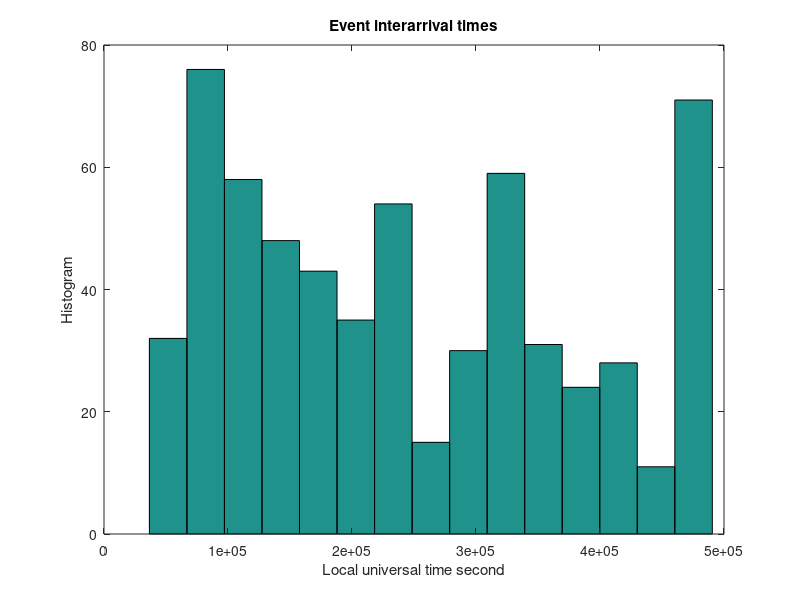
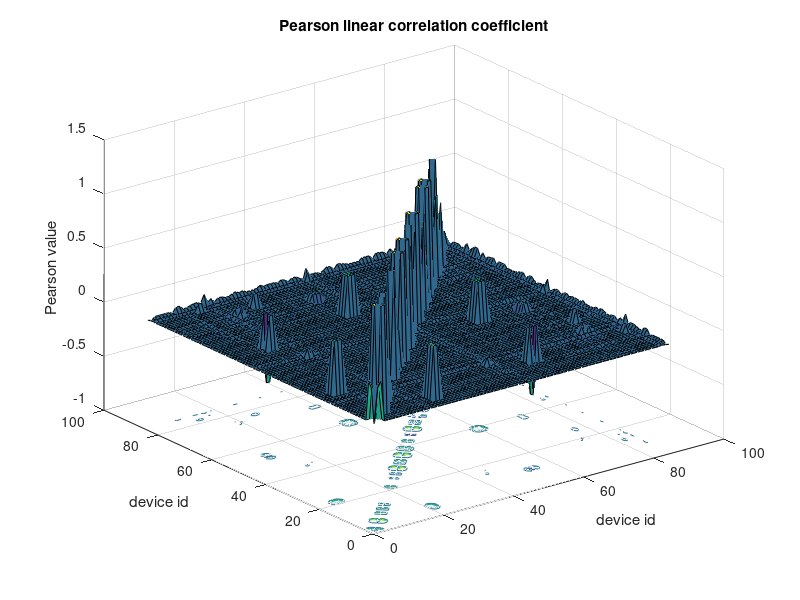
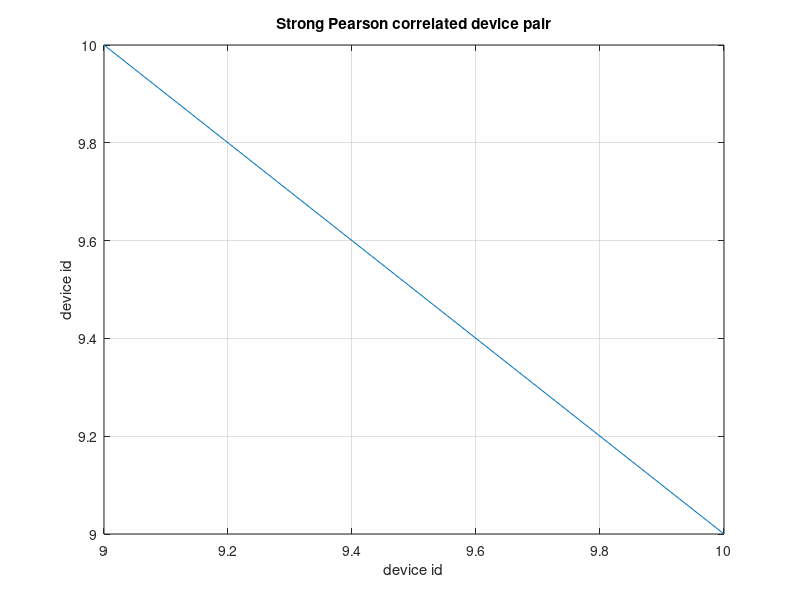

These charts were generated, in order, by the following MATLAB code:
% Created 2018-11-15, Updated 2018-11-20
% Author: Jun Steed Huang, Siqing Ma
% Analysis the smart home IoT data time, channel and status

clear;
clc;
start_time = 3742243200 ; %Start timing from 2018/8/1 00:00:00

% Part1: Read data from files 
load ('time_row.mat');
load ('event_matrix.mat');

%Part2: Analyze the data
% Look at time
int_arrival = diff(time_row);
min_gap = min(int_arrival)
max_gap = max(int_arrival)
avg_gap = mean(int_arrival)
std_gap = std(int_arrival)
gap_ratio = round(max_gap/std_gap)
% Check at event
RHO1 = corr(X);
RHO2 = RHO1-diag(diag(RHO1));
[x y]=find(RHO2==max(max(RHO2)))

%Part3: Show the results
figure (1);
hist(time_row,gap_ratio);
xlabel('Local universal time second');
ylabel('Histogram');
title('Event interarrival times');

figure (2);
surfc(RHO2);
xlabel('device id');
ylabel('device id');
zlabel('Pearson value');
title('Pearson linear correlation coefficient');

figure (3);
plot(x,y);
grid;
xlabel('device id');
ylabel('device id');
title('Strong Pearson correlated device pair');
